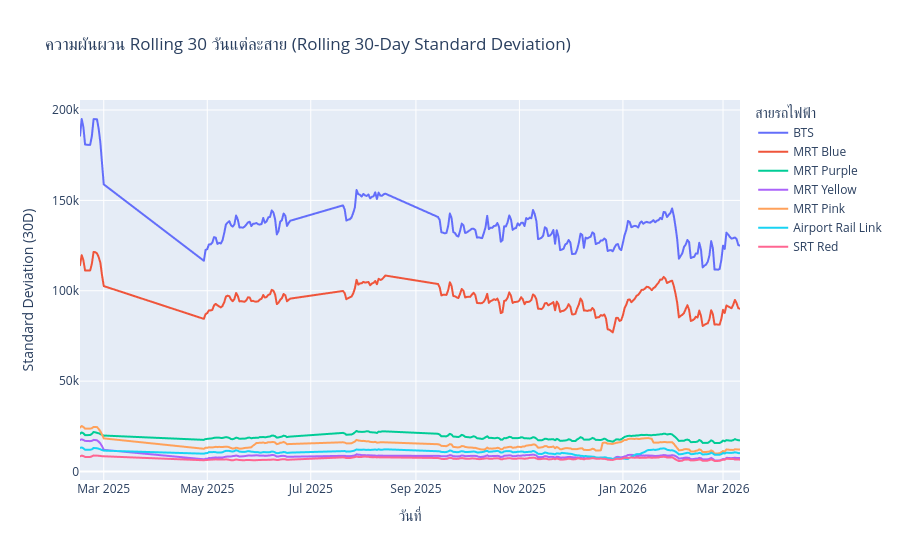

Notebook code for this chart:
### Markdown cell above
### 5.5 กราฟที่ 5 — ความผันผวนตามเวลา (Rolling 30-Day Standard Deviation)

### 🎯 วัตถุประสงค์
ดูว่า "ความผันผวน" ของแต่ละสายเปลี่ยนแปลงอย่างไร **ตลอดช่วง 14 เดือน**  
แทนที่จะดูแค่ค่าเฉลี่ยความผันผวนตลอดช่วงเวลา (CV ใน 5.4)

---

### 🧮 Rolling Standard Deviation คืออะไร

คำนวณ Std ของ 30 วันย้อนหลัง ณ แต่ละจุดเวลา:
```
RollingStd(t) = std(passengers[t-29 : t])
```

→ ถ้าค่าสูงช่วงไหน = ผู้โดยสารผันผวนมากในช่วงนั้น

---

### ⚙️ Design Choices
- `replace(0, np.nan)` ก่อน rolling — ป้องกันวันที่ไม่มีบริการดึง Std ลงเทียม
- window = 30 วัน — ครอบคลุม seasonal cycle รายเดือนได้ดี

---

### 📊 ทำไมเลือกใช้ Rolling Std (แทน Global Std)

- Global Std = ค่าเดียว ไม่เห็นการเปลี่ยนแปลงตามเวลา
- Rolling Std = เห็น "ช่วงที่ผันผวนมาก" เช่น ช่วงเทศกาล สงกรานต์ ปีใหม่

---

### 🔍 วิธีอ่านกราฟนี้

- **เส้นพุ่งสูงกะทันหัน** = ช่วงที่สายนั้นผันผวนมาก (เทศกาล/นโยบาย)
- **เส้นต่ำสม่ำเสมอ** = สายที่มี demand คงที่ตลอดปี
- **ช่วงที่ทุกสายพุ่งพร้อมกัน** = เหตุการณ์ที่กระทบทั้งระบบ

---

### 🧠 Insight ที่คาดหวัง
- ช่วงสงกรานต์/ปีใหม่ Std ควรพุ่งสูง (คนใช้บริการลด-เพิ่มรุนแรง)
- สาย ARL อาจผันผวนตามฤดูท่องเที่ยว

---

### Code cell
# ================================
# 1) คำนวณ Rolling 30-Day Standard Deviation
# ================================
# replace(0, NaN) ก่อน rolling — ป้องกัน Std ถูกดึงต่ำโดยวันที่ไม่มีข้อมูล
# rolling(30).std() → ดูแนวโน้มความผันผวนช่วง 1 เดือนแบบเลื่อนต่อเนื่อง
rolling_std_df = (
    pivot_df[rail_lines]
    .replace(0, np.nan)
    .rolling(30)
    .std()
    .dropna()   # ตัดแถวที่ยังคำนวณไม่ครบ 30 วันออก
)

# ================================
# 2) วาดกราฟเส้น Rolling Std แต่ละสาย
# ================================
fig = px.line(
    rolling_std_df.reset_index().melt(id_vars='date', var_name='สาย', value_name='Rolling Std'),
    x='date',
    y='Rolling Std',
    color='สาย',
    title='ความผันผวน Rolling 30 วันแต่ละสาย (Rolling 30-Day Standard Deviation)',
    labels={'date': 'วันที่', 'Rolling Std': 'Standard Deviation (30D)', 'สาย': 'สายรถไฟฟ้า'},
)
fig.update_layout(hovermode='x unified')
fig.show()

print('💡 สายที่มีเส้น Rolling Std สูงอย่างสม่ำเสมอ = ผันผวนเชิงโครงสร้าง (ไม่ใช่แค่ event เดี่ยว)')

### Figure 1 — Plotly figure (JSON) as saved in the notebook; plotly's stock layout.template omitted (floating-point values rounded to 4 significant figures; data arrays with more than 128 entries replaced by an {"elided": "..."} marker saying what was removed)
{"data": [{"hovertemplate": "สายรถไฟฟ้า=BTS<br>วันที่=%{x}<br>Standard Deviation (30D)=%{y}<extra></extra>", "legendgroup": "BTS", "line": {"color": "#636efa", "dash": "solid"}, "marker": {"symbol": "circle"}, "mode": "lines", "name": "BTS", "showlegend": true, "type": "scattergl", "x": {"elided": "272 str values"}, "xaxis": "x", "y": {"elided": "272 float values"}, "yaxis": "y"}, {"hovertemplate": "สายรถไฟฟ้า=MRT Blue<br>วันที่=%{x}<br>Standard Deviation (30D)=%{y}<extra></extra>", "legendgroup": "MRT Blue", "line": {"color": "#EF553B", "dash": "solid"}, "marker": {"symbol": "circle"}, "mode": "lines", "name": "MRT Blue", "showlegend": true, "type": "scattergl", "x": {"elided": "272 str values"}, "xaxis": "x", "y": {"elided": "272 float values"}, "yaxis": "y"}, {"hovertemplate": "สายรถไฟฟ้า=MRT Purple<br>วันที่=%{x}<br>Standard Deviation (30D)=%{y}<extra></extra>", "legendgroup": "MRT Purple", "line": {"color": "#00cc96", "dash": "solid"}, "marker": {"symbol": "circle"}, "mode": "lines", "name": "MRT Purple", "showlegend": true, "type": "scattergl", "x": {"elided": "272 str values"}, "xaxis": "x", "y": {"elided": "272 float values"}, "yaxis": "y"}, {"hovertemplate": "สายรถไฟฟ้า=MRT Yellow<br>วันที่=%{x}<br>Standard Deviation (30D)=%{y}<extra></extra>", "legendgroup": "MRT Yellow", "line": {"color": "#ab63fa", "dash": "solid"}, "marker": {"symbol": "circle"}, "mode": "lines", "name": "MRT Yellow", "showlegend": true, "type": "scattergl", "x": {"elided": "272 str values"}, "xaxis": "x", "y": {"elided": "272 float values"}, "yaxis": "y"}, {"hovertemplate": "สายรถไฟฟ้า=MRT Pink<br>วันที่=%{x}<br>Standard Deviation (30D)=%{y}<extra></extra>", "legendgroup": "MRT Pink", "line": {"color": "#FFA15A", "dash": "solid"}, "marker": {"symbol": "circle"}, "mode": "lines", "name": "MRT Pink", "showlegend": true, "type": "scattergl", "x": {"elided": "272 str values"}, "xaxis": "x", "y": {"elided": "272 float values"}, "yaxis": "y"}, {"hovertemplate": "สายรถไฟฟ้า=Airport Rail Link<br>วันที่=%{x}<br>Standard Deviation (30D)=%{y}<extra></extra>", "legendgroup": "Airport Rail Link", "line": {"color": "#19d3f3", "dash": "solid"}, "marker": {"symbol": "circle"}, "mode": "lines", "name": "Airport Rail Link", "showlegend": true, "type": "scattergl", "x": {"elided": "272 str values"}, "xaxis": "x", "y": {"elided": "272 float values"}, "yaxis": "y"}, {"hovertemplate": "สายรถไฟฟ้า=SRT Red<br>วันที่=%{x}<br>Standard Deviation (30D)=%{y}<extra></extra>", "legendgroup": "SRT Red", "line": {"color": "#FF6692", "dash": "solid"}, "marker": {"symbol": "circle"}, "mode": "lines", "name": "SRT Red", "showlegend": true, "type": "scattergl", "x": {"elided": "272 str values"}, "xaxis": "x", "y": {"elided": "272 float values"}, "yaxis": "y"}], "layout": {"hovermode": "x unified", "legend": {"title": {"text": "สายรถไฟฟ้า"}, "tracegroupgap": 0}, "title": {"text": "ความผันผวน Rolling 30 วันแต่ละสาย (Rolling 30-Day Standard Deviation)"}, "xaxis": {"anchor": "y", "domain": [0, 1], "title": {"text": "วันที่"}}, "yaxis": {"anchor": "x", "domain": [0, 1], "title": {"text": "Standard Deviation (30D)"}}}}
